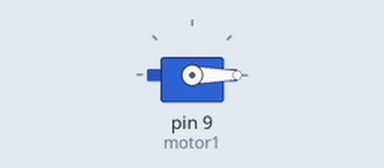
Simulated run of this sketch. Board: Arduino Uno, built with avr-gcc and run on an emulated ATmega328P. Parts: servo.

Above: at 0.05 s.
At 0.55 s:
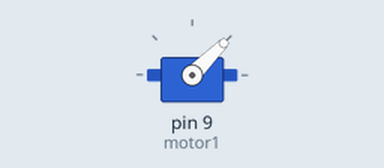
At 1.1 s:
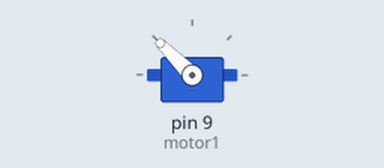
At 2.2 s:
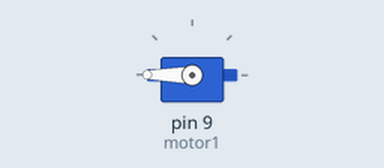
Timing chart, 0 to 5.1 s (numbered marks = the images above):
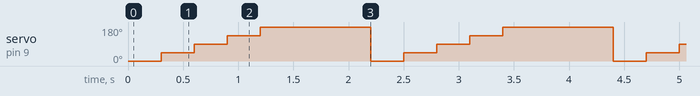

Measured:
- by itself, servo on pin 9 (motor1): repeats every 2.2 s: 90° 0.30 s, 135° 0.30 s, 180° 1.0 s, 0° 0.30 s, 45° 0.30 s

The sketch:

servoAci.ino
```cpp
#include <Servo.h>
Servo motor1;

void setup() {
  motor1.attach(9);
}

void loop() {
  motor1.write(0);
  delay(300);
  motor1.write(45);
  delay(300);
    motor1.write(90);
  delay(300);
  motor1.write(135);
  delay(300);
    motor1.write(180);
  delay(1000);
}
```
